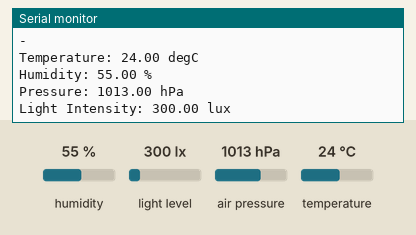
Bench run of a sketch on a simulated ESP8266 (NodeMCU). Shown: the last lines printed to the serial monitor. Inputs (shaded band) come from the test bench; at power-on: humidity 55 %, light level 300 lx, air pressure 1013 hPa, temperature 24 °C. WiFi joins after 1.5 s; servers stay silent unless stated; no MQTT or app messages arrive unless stated.

Above: at 2.7 s.
2.8 s: humidity set to 22 %
At 4.8 s:
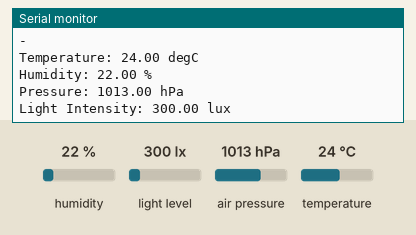
6.2 s: light level set to 40 lx
At 8.1 s:
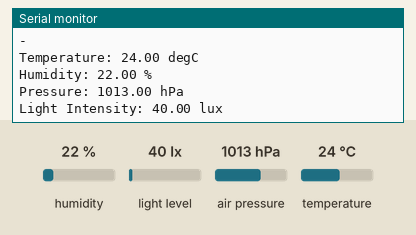
9.6 s: air pressure set to 952 hPa
At 12.8 s:
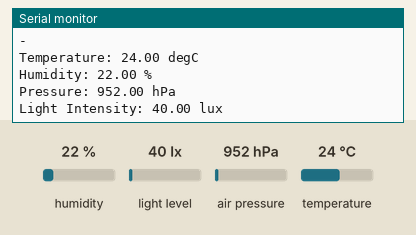
13.0 s: temperature set to 12 °C
16.4 s: humidity set to 40 %
At 17.7 s:
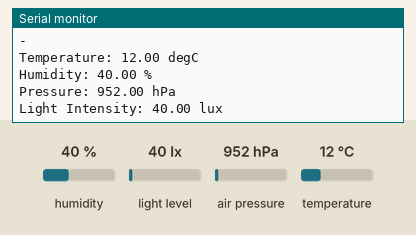
19.8 s: light level set to 500 lx
At 21.0 s:
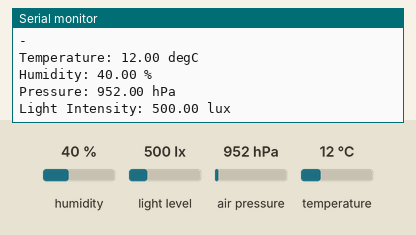
Timing chart, 0 to 22.8 s (numbered marks = the images above; inputs shaded):
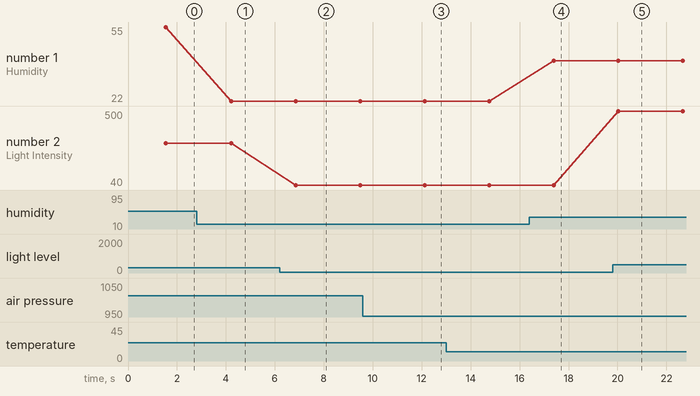

The sketch:

MQTTviaWiFi.ino
```cpp
#include "WiFiSetups.h"

void setup() {
  //Start WiFi connection
  WiFi.begin(ssid, pass);

  //Print network info once connected
  Serial.print("\n");
  Serial.print("WiFi connected. IP address: ");
  Serial.print(WiFi.localIP());
  Serial.print("\n");

  client.setServer(brokerAddress, addressPort);

  //Start the serial monitor at 115200 baud
  Serial.begin(115200);

  //Create a sensor object that is passed into the getSensor method of the dht class
  //Only the dht sensor requires this
  sensor_t sensor;
  dht.temperature().getSensor(&sensor);
  dht.humidity().getSensor(&sensor);

  //Run the begin()method on each sensor to start communication
  dht.begin(); //Moisture
  bmp.begin(); //Pressure
  BH1750.begin(BH1750_TO_GROUND); //Light

    //Connection checks
  while (WiFi.status() != WL_CONNECTED){
    delay(500);
    Serial.print(".");
  }
}

//Callback function in case of connection failure
void reconnect(){
  while(!client.connected()){
    Serial.print("MQTT connection lost. Attempting to reconnect...");
    if (client.connect("ZWuClient")){
      Serial.print("Connection successful");
      client.subscribe("testTopic");
    }else{
      Serial.print("Failed to reconnect, rc = ");
      Serial.print(client.state());
      Serial.print("\n");
      delay(2000);
    }
  }
}

void loop() {
  //Polling the DHT and BMP sensor using events
  sensors_event_t dhtTempEvent, dhtHumEvent, bmpEvent;
  dht.temperature().getEvent(&dhtTempEvent);
  dht.humidity().getEvent(&dhtHumEvent);
  bmp.getEvent(&bmpEvent);

  //Polling the BH sensor
  BH1750.start();
  float lux=BH1750.getLux();

  //Printing sensor readings to serial monitor
  Serial.println("\n-");

  if (!isnan(dhtTempEvent.temperature)){
     Serial.println("Temperature: " + String(dhtTempEvent.temperature) + " degC");
  }else{
     Serial.println("Temperature Sensor Disconnected");
  } //Display Temp

  if (!isnan(dhtHumEvent.relative_humidity)){
     Serial.println("Humidity: " + String(dhtHumEvent.relative_humidity) + " %");
   }else{
    Serial.println("Humidity Sensor Disconnected");
   } //Display Hum

  if (!isnan(bmpEvent.pressure)){
    Serial.println("Pressure: " + String(bmpEvent.pressure) + " hPa");
  }else{
    Serial.println("Pressure Sensor Disconnected");
  } //Display pres

  if (!isnan(lux)){
    Serial.println("Light Intensity: " + String(lux) + " lux");
  }else{
    Serial.println("Lux Sensor Disconnected");
  } //Display brightness

   //system("CLS");

   //Publishing data through MQTT
   if(!client.loop()){
    client.connect("ZWuClient");
   }

   client.publish("recordedTemperature", String(dhtTempEvent.temperature).c_str());
   delay(200);
   client.publish("recordedHumidity", String(dhtHumEvent.relative_humidity).c_str());
   delay(200);
   client.publish("recordedPressure", String(bmpEvent.pressure).c_str());
   delay(200);
   client.publish("recordedBrightness", String(lux).c_str());

   delay(DELAY_BETWEEN_SAMPLES_MS);
}
```

WiFiSetups.h
```cpp
//#include <stdlib.h>

//MQTT Lib
#include <ESP8266WiFi.h>
#include <PubSubClient.h>

//DHT11 Libraries
#include <Adafruit_Sensor.h>
#include <DHT.h>
#include <DHT_U.h>

//BMP180 Libraries
#include <Wire.h> //I2C Protocol
#include <Adafruit_Sensor.h>
#include <Adafruit_BMP085_U.h>

//HP_BH1750 Libraries
#include <hp_BH1750.h>

//Macros
#define DHTPIN 14 //GPIO number
#define DHTTYPE DHT11 //1-wire Protocol
#define DELAY_BETWEEN_SAMPLES_MS 2000 //Update Time

//Instantiate Sensor Objects
DHT_Unified dht(DHTPIN, DHTTYPE);
Adafruit_BMP085_Unified bmp = Adafruit_BMP085_Unified(10085);
hp_BH1750 BH1750;

//Setup Global Variables
char* ssid = "Suite1415";
char* pass = "88467212ZhengHua";
const char* brokerAddress = "test.mosquitto.org";
uint16_t addressPort = 1883;

WiFiClient espClient;
PubSubClient client(espClient);
```

Measured:
- after the input at 2.8 s, the serial monitor: prints a new line after 1.4 s (image 1)
- after the input at 6.2 s, the serial monitor: prints a new line after 0.66 s (image 2)
- after the input at 9.6 s, the serial monitor: prints a new line after 2.5 s (image 3)
- after the input at 16.4 s, the serial monitor: prints a new line after 1.0 s (image 4)
- after the input at 19.8 s, the serial monitor: prints a new line after 0.24 s (image 5)
- plotted number 1: 55 → 22 after the input at 2.8 s
- plotted number 2: 300 → 40 after the input at 6.2 s, 40 → 500 after the input at 19.8 s
